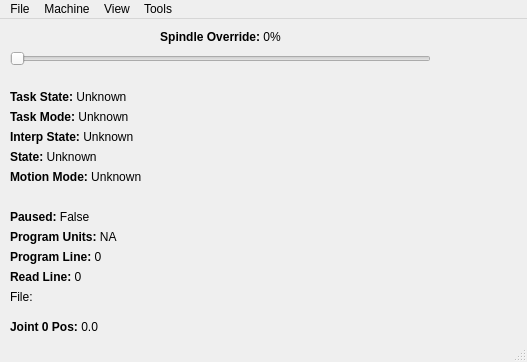
<?xml version="1.0" encoding="UTF-8"?>
<ui version="4.0">
 <class>Form</class>
 <widget class="VCPMainWindow" name="Form">
  <property name="geometry">
   <rect>
    <x>0</x>
    <y>0</y>
    <width>527</width>
    <height>362</height>
   </rect>
  </property>
  <property name="focusPolicy">
   <enum>Qt::StrongFocus</enum>
  </property>
  <property name="windowTitle">
   <string>QtPyVCP Demo - Status Labels</string>
  </property>
  <property name="toolTipDuration">
   <number>-1</number>
  </property>
  <property name="promptAtExit" stdset="0">
   <bool>false</bool>
  </property>
  <property name="promot_on_exit" stdset="0">
   <bool>false</bool>
  </property>
  <widget class="QWidget" name="centralwidget">
   <widget class="StatusLabelNew" name="statuslabelnew_4">
    <property name="geometry">
     <rect>
      <x>10</x>
      <y>110</y>
      <width>191</width>
      <height>16</height>
     </rect>
    </property>
    <property name="text">
     <string>&lt;b&gt;Interp State:&lt;/b&gt; Unknown</string>
    </property>
    <property name="factor" stdset="0">
     <double>1.000000000000000</double>
    </property>
    <property name="format" stdset="0">
     <string>&lt;b&gt;Interp State:&lt;/b&gt; {}</string>
    </property>
    <property name="statusItem" stdset="0">
     <string>interp_state</string>
    </property>
    <property name="buddy">
     <cstring></cstring>
    </property>
   </widget>
   <widget class="StatusLabelNew" name="statuslabelnew_7">
    <property name="geometry">
     <rect>
      <x>10</x>
      <y>190</y>
      <width>191</width>
      <height>16</height>
     </rect>
    </property>
    <property name="text">
     <string>&lt;b&gt;Paused:&lt;/b&gt; False</string>
    </property>
    <property name="factor" stdset="0">
     <double>1.000000000000000</double>
    </property>
    <property name="format" stdset="0">
     <string>&lt;b&gt;Paused:&lt;/b&gt; {}</string>
    </property>
    <property name="statusItem" stdset="0">
     <string>paused</string>
    </property>
    <property name="buddy">
     <cstring></cstring>
    </property>
   </widget>
   <widget class="StatusLabelNew" name="statuslabelnew_5">
    <property name="geometry">
     <rect>
      <x>10</x>
      <y>130</y>
      <width>191</width>
      <height>16</height>
     </rect>
    </property>
    <property name="text">
     <string>&lt;b&gt;State:&lt;/b&gt; Unknown</string>
    </property>
    <property name="factor" stdset="0">
     <double>1.000000000000000</double>
    </property>
    <property name="format" stdset="0">
     <string>&lt;b&gt;State:&lt;/b&gt; {}</string>
    </property>
    <property name="statusItem" stdset="0">
     <string>state</string>
    </property>
    <property name="buddy">
     <cstring></cstring>
    </property>
   </widget>
   <widget class="StatusLabelNew" name="statuslabelnew_6">
    <property name="geometry">
     <rect>
      <x>10</x>
      <y>150</y>
      <width>191</width>
      <height>16</height>
     </rect>
    </property>
    <property name="text">
     <string>&lt;b&gt;Motion Mode:&lt;/b&gt; Unknown</string>
    </property>
    <property name="factor" stdset="0">
     <double>1.000000000000000</double>
    </property>
    <property name="format" stdset="0">
     <string>&lt;b&gt;Motion Mode:&lt;/b&gt; {}</string>
    </property>
    <property name="statusItem" stdset="0">
     <string>motion_mode</string>
    </property>
    <property name="buddy">
     <cstring></cstring>
    </property>
   </widget>
   <widget class="StatusLabelNew" name="statuslabelnew_8">
    <property name="geometry">
     <rect>
      <x>10</x>
      <y>210</y>
      <width>191</width>
      <height>16</height>
     </rect>
    </property>
    <property name="text">
     <string>&lt;b&gt;Program Units:&lt;/b&gt; NA</string>
    </property>
    <property name="factor" stdset="0">
     <double>1.000000000000000</double>
    </property>
    <property name="format" stdset="0">
     <string>&lt;b&gt;Program Units:&lt;/b&gt; {}</string>
    </property>
    <property name="statusItem" stdset="0">
     <string>program_units</string>
    </property>
    <property name="buddy">
     <cstring></cstring>
    </property>
   </widget>
   <widget class="StatusLabelNew" name="statuslabelnew">
    <property name="geometry">
     <rect>
      <x>10</x>
      <y>10</y>
      <width>421</width>
      <height>16</height>
     </rect>
    </property>
    <property name="text">
     <string>&lt;b&gt;Spindle Override:&lt;/b&gt;     0%</string>
    </property>
    <property name="alignment">
     <set>Qt::AlignCenter</set>
    </property>
    <property name="factor" stdset="0">
     <double>1.000000000000000</double>
    </property>
    <property name="format" stdset="0">
     <string>&lt;b&gt;Spindle Override:&lt;/b&gt; {:6.0%}</string>
    </property>
    <property name="statusItem" stdset="0">
     <string>spindle.0.override</string>
    </property>
    <property name="buddy">
     <cstring></cstring>
    </property>
   </widget>
   <widget class="StatusLabelNew" name="statuslabelnew_12">
    <property name="geometry">
     <rect>
      <x>10</x>
      <y>300</y>
      <width>191</width>
      <height>16</height>
     </rect>
    </property>
    <property name="text">
     <string>&lt;b&gt;Joint 0 Pos:&lt;/b&gt; 0.0</string>
    </property>
    <property name="factor" stdset="0">
     <double>1.000000000000000</double>
    </property>
    <property name="format" stdset="0">
     <string>&lt;b&gt;Joint 0 Pos:&lt;/b&gt; {}</string>
    </property>
    <property name="statusItem" stdset="0">
     <string>position.0</string>
    </property>
    <property name="buddy">
     <cstring></cstring>
    </property>
   </widget>
   <widget class="StatusLabelNew" name="statuslabelnew_3">
    <property name="geometry">
     <rect>
      <x>10</x>
      <y>90</y>
      <width>191</width>
      <height>16</height>
     </rect>
    </property>
    <property name="text">
     <string>&lt;b&gt;Task Mode:&lt;/b&gt; Unknown</string>
    </property>
    <property name="factor" stdset="0">
     <double>1.000000000000000</double>
    </property>
    <property name="format" stdset="0">
     <string>&lt;b&gt;Task Mode:&lt;/b&gt; {}</string>
    </property>
    <property name="statusItem" stdset="0">
     <string>task_mode</string>
    </property>
    <property name="buddy">
     <cstring></cstring>
    </property>
   </widget>
   <widget class="StatusLabelNew" name="statuslabelnew_9">
    <property name="geometry">
     <rect>
      <x>10</x>
      <y>230</y>
      <width>191</width>
      <height>16</height>
     </rect>
    </property>
    <property name="text">
     <string>&lt;b&gt;Program Line:&lt;/b&gt; 0</string>
    </property>
    <property name="factor" stdset="0">
     <double>1.000000000000000</double>
    </property>
    <property name="format" stdset="0">
     <string>&lt;b&gt;Program Line:&lt;/b&gt; {}</string>
    </property>
    <property name="statusItem" stdset="0">
     <string>current_line</string>
    </property>
    <property name="buddy">
     <cstring></cstring>
    </property>
   </widget>
   <widget class="StatusLabelNew" name="statuslabelnew_11">
    <property name="geometry">
     <rect>
      <x>10</x>
      <y>270</y>
      <width>601</width>
      <height>16</height>
     </rect>
    </property>
    <property name="text">
     <string>&lt;b&gt;File:&lt;/b&gt; </string>
    </property>
    <property name="factor" stdset="0">
     <double>1.000000000000000</double>
    </property>
    <property name="format" stdset="0">
     <string>&lt;b&gt;File:&lt;/b&gt; {}</string>
    </property>
    <property name="statusItem" stdset="0">
     <string>file</string>
    </property>
    <property name="buddy">
     <cstring></cstring>
    </property>
   </widget>
   <widget class="ActionSlider" name="actionslider">
    <property name="geometry">
     <rect>
      <x>10</x>
      <y>30</y>
      <width>421</width>
      <height>20</height>
     </rect>
    </property>
    <property name="orientation">
     <enum>Qt::Horizontal</enum>
    </property>
    <property name="actionName" stdset="0">
     <string>spindle.0.override</string>
    </property>
   </widget>
   <widget class="StatusLabelNew" name="statuslabelnew_2">
    <property name="geometry">
     <rect>
      <x>10</x>
      <y>70</y>
      <width>191</width>
      <height>16</height>
     </rect>
    </property>
    <property name="text">
     <string>&lt;b&gt;Task State:&lt;/b&gt; Unknown</string>
    </property>
    <property name="factor" stdset="0">
     <double>1.000000000000000</double>
    </property>
    <property name="format" stdset="0">
     <string>&lt;b&gt;Task State:&lt;/b&gt; {}</string>
    </property>
    <property name="statusItem" stdset="0">
     <string>task_state</string>
    </property>
    <property name="buddy">
     <cstring></cstring>
    </property>
   </widget>
   <widget class="StatusLabelNew" name="statuslabelnew_10">
    <property name="geometry">
     <rect>
      <x>10</x>
      <y>250</y>
      <width>191</width>
      <height>16</height>
     </rect>
    </property>
    <property name="text">
     <string>&lt;b&gt;Read Line:&lt;/b&gt; 0</string>
    </property>
    <property name="factor" stdset="0">
     <double>1.000000000000000</double>
    </property>
    <property name="format" stdset="0">
     <string>&lt;b&gt;Read Line:&lt;/b&gt; {}</string>
    </property>
    <property name="statusItem" stdset="0">
     <string>read_line</string>
    </property>
    <property name="buddy">
     <cstring></cstring>
    </property>
   </widget>
  </widget>
  <widget class="QMenuBar" name="menuBar">
   <property name="geometry">
    <rect>
     <x>0</x>
     <y>0</y>
     <width>527</width>
     <height>20</height>
    </rect>
   </property>
   <widget class="QMenu" name="menuExit">
    <property name="title">
     <string>File</string>
    </property>
    <widget class="QMenu" name="menuRecentFiles">
     <property name="title">
      <string>Recent &amp;Files</string>
     </property>
     <addaction name="actionFile1"/>
    </widget>
    <addaction name="actionOpen"/>
    <addaction name="menuRecentFiles"/>
    <addaction name="actionReload"/>
    <addaction name="actionClose"/>
    <addaction name="actionSave_As"/>
    <addaction name="separator"/>
    <addaction name="actionExit"/>
   </widget>
   <widget class="QMenu" name="menuMachine">
    <property name="title">
     <string>Machine</string>
    </property>
    <widget class="QMenu" name="menuHoming">
     <property name="title">
      <string>Homing</string>
     </property>
     <addaction name="actionHome_All"/>
     <addaction name="actionHome_X"/>
     <addaction name="actionHome_Y"/>
     <addaction name="actionHome_Z"/>
    </widget>
    <widget class="QMenu" name="menuCooling">
     <property name="title">
      <string>Cooling</string>
     </property>
     <addaction name="action_Mist_toggle"/>
     <addaction name="action_Flood_toggle"/>
    </widget>
    <addaction name="action_EmergencyStop_toggle"/>
    <addaction name="action_MachinePower_toggle"/>
    <addaction name="separator"/>
    <addaction name="actionRun_Program"/>
    <addaction name="actionRun_From_Line"/>
    <addaction name="actionStep"/>
    <addaction name="actionPause"/>
    <addaction name="actionResume"/>
    <addaction name="actionStop"/>
    <addaction name="actionPause_at_M1"/>
    <addaction name="actionSkip_lines_with"/>
    <addaction name="separator"/>
    <addaction name="menuHoming"/>
    <addaction name="menuCooling"/>
    <addaction name="separator"/>
    <addaction name="actionOverride_Limits"/>
   </widget>
   <widget class="QMenu" name="menuView">
    <property name="title">
     <string>View</string>
    </property>
    <addaction name="actionReport_Actual_Position"/>
    <addaction name="actionTest"/>
   </widget>
   <widget class="QMenu" name="menuTools">
    <property name="title">
     <string>Tools</string>
    </property>
    <addaction name="actionHalmeter"/>
    <addaction name="actionHalshow"/>
    <addaction name="actionHAL_Scope"/>
    <addaction name="actionCalibration"/>
   </widget>
   <addaction name="menuExit"/>
   <addaction name="menuMachine"/>
   <addaction name="menuView"/>
   <addaction name="menuTools"/>
  </widget>
  <widget class="QStatusBar" name="statusBar"/>
  <action name="actionExit">
   <property name="text">
    <string>Exit</string>
   </property>
  </action>
  <action name="actionOpen">
   <property name="text">
    <string>&amp;Open ...</string>
   </property>
   <property name="shortcut">
    <string>O</string>
   </property>
   <property name="actionName" stdset="0">
    <string>program.open</string>
   </property>
  </action>
  <action name="actionClose">
   <property name="text">
    <string>Close</string>
   </property>
  </action>
  <action name="actionReload">
   <property name="text">
    <string>&amp;Reload</string>
   </property>
   <property name="shortcut">
    <string>Ctrl+R</string>
   </property>
  </action>
  <action name="actionSave_As">
   <property name="text">
    <string>Save As ...</string>
   </property>
  </action>
  <action name="actionHome_X">
   <property name="text">
    <string>Home &amp;X</string>
   </property>
  </action>
  <action name="actionHome_Y">
   <property name="text">
    <string>Home &amp;Y</string>
   </property>
  </action>
  <action name="actionHome_Z">
   <property name="text">
    <string>Home &amp;Z</string>
   </property>
  </action>
  <action name="action_EmergencyStop_toggle">
   <property name="text">
    <string>Toggle E-stop</string>
   </property>
   <property name="shortcut">
    <string>F1</string>
   </property>
   <property name="actionName" stdset="0">
    <string>machine.estop.toggle</string>
   </property>
  </action>
  <action name="action_MachinePower_toggle">
   <property name="text">
    <string>Machine Power</string>
   </property>
   <property name="shortcut">
    <string>F2</string>
   </property>
   <property name="actionName" stdset="0">
    <string>machine.power.toggle</string>
   </property>
  </action>
  <action name="actionHome_All">
   <property name="text">
    <string>Home All</string>
   </property>
  </action>
  <action name="actionRun_Program">
   <property name="text">
    <string>Run Program</string>
   </property>
   <property name="shortcut">
    <string>R</string>
   </property>
   <property name="actionName" stdset="0">
    <string>program.run</string>
   </property>
  </action>
  <action name="actionFile1">
   <property name="text">
    <string>File1</string>
   </property>
  </action>
  <action name="actionReport_Actual_Position">
   <property name="checkable">
    <bool>true</bool>
   </property>
   <property name="text">
    <string>Report Actual Position</string>
   </property>
  </action>
  <action name="actionTest">
   <property name="text">
    <string>Test</string>
   </property>
  </action>
  <action name="action_Mist_toggle">
   <property name="checkable">
    <bool>true</bool>
   </property>
   <property name="text">
    <string>Mist</string>
   </property>
   <property name="shortcut">
    <string>F7</string>
   </property>
   <property name="actionName" stdset="0">
    <string>coolant.mist.toggle</string>
   </property>
  </action>
  <action name="action_Flood_toggle">
   <property name="checkable">
    <bool>true</bool>
   </property>
   <property name="text">
    <string>Flood</string>
   </property>
   <property name="shortcut">
    <string>F8</string>
   </property>
   <property name="actionName" stdset="0">
    <string>coolant.flood.toggle</string>
   </property>
  </action>
  <action name="action_program_run">
   <property name="text">
    <string>Run Program</string>
   </property>
  </action>
  <action name="action_coolant_floodToggle">
   <property name="checkable">
    <bool>true</bool>
   </property>
   <property name="text">
    <string>Flood</string>
   </property>
  </action>
  <action name="actionHalshow">
   <property name="text">
    <string>HAL Show</string>
   </property>
   <property name="actionName" stdset="0">
    <string>tool.halshow</string>
   </property>
  </action>
  <action name="actionHalmeter">
   <property name="text">
    <string>HAL Meter</string>
   </property>
   <property name="actionName" stdset="0">
    <string>tool.halmeter</string>
   </property>
  </action>
  <action name="actionHAL_Scope">
   <property name="text">
    <string>HAL Scope</string>
   </property>
   <property name="actionName" stdset="0">
    <string>tool.halscope</string>
   </property>
  </action>
  <action name="actionCalibration">
   <property name="text">
    <string>Calibration</string>
   </property>
   <property name="actionName" stdset="0">
    <string>tool.calibration</string>
   </property>
  </action>
  <action name="actionOverride_Limits">
   <property name="text">
    <string>Override Limits</string>
   </property>
   <property name="actionName" stdset="0">
    <string>machine.override-limits</string>
   </property>
  </action>
  <action name="actionOverride_Limits_2">
   <property name="text">
    <string>Override Limits</string>
   </property>
   <property name="actionName" stdset="0">
    <string>machine.override-limits</string>
   </property>
  </action>
  <action name="actionRun_From_Line">
   <property name="text">
    <string>Run From Line</string>
   </property>
   <property name="actionName" stdset="0">
    <string>program.run-from-line</string>
   </property>
  </action>
  <action name="actionStep">
   <property name="text">
    <string>Step</string>
   </property>
   <property name="shortcut">
    <string>T</string>
   </property>
   <property name="actionName" stdset="0">
    <string>program.step</string>
   </property>
  </action>
  <action name="actionPause">
   <property name="text">
    <string>Pause</string>
   </property>
   <property name="shortcut">
    <string>P</string>
   </property>
   <property name="actionName" stdset="0">
    <string>program.pause</string>
   </property>
  </action>
  <action name="actionStop">
   <property name="text">
    <string>Stop</string>
   </property>
   <property name="shortcut">
    <string>Esc</string>
   </property>
   <property name="actionName" stdset="0">
    <string>program.abort</string>
   </property>
  </action>
  <action name="actionResume">
   <property name="text">
    <string>Resume</string>
   </property>
   <property name="shortcut">
    <string>S</string>
   </property>
   <property name="actionName" stdset="0">
    <string>program.resume</string>
   </property>
  </action>
  <action name="actionPause_at_M1">
   <property name="text">
    <string>Pause at 'M1'</string>
   </property>
   <property name="actionName" stdset="0">
    <string>program.optional-stop.toggle</string>
   </property>
  </action>
  <action name="actionSkip_lines_with">
   <property name="text">
    <string>Skip lines with '/'</string>
   </property>
   <property name="actionName" stdset="0">
    <string>program.block-delete.toggle</string>
   </property>
  </action>
 </widget>
 <customwidgets>
  <customwidget>
   <class>VCPMainWindow</class>
   <extends>QMainWindow</extends>
   <header>QtPyVCP.widgets.form_widgets.main_window</header>
   <container>1</container>
  </customwidget>
  <customwidget>
   <class>ActionSlider</class>
   <extends>QSlider</extends>
   <header>QtPyVCP.widgets.input_widgets.action_slider</header>
  </customwidget>
  <customwidget>
   <class>StatusLabelNew</class>
   <extends>QLabel</extends>
   <header>QtPyVCP.widgets.display_widgets.status_label</header>
  </customwidget>
 </customwidgets>
 <resources>
  <include location="brender/resources/brender.qrc"/>
 </resources>
 <connections/>
 <designerdata>
  <property name="gridDeltaX">
   <number>10</number>
  </property>
  <property name="gridDeltaY">
   <number>10</number>
  </property>
  <property name="gridSnapX">
   <bool>true</bool>
  </property>
  <property name="gridSnapY">
   <bool>true</bool>
  </property>
  <property name="gridVisible">
   <bool>true</bool>
  </property>
 </designerdata>
</ui>
